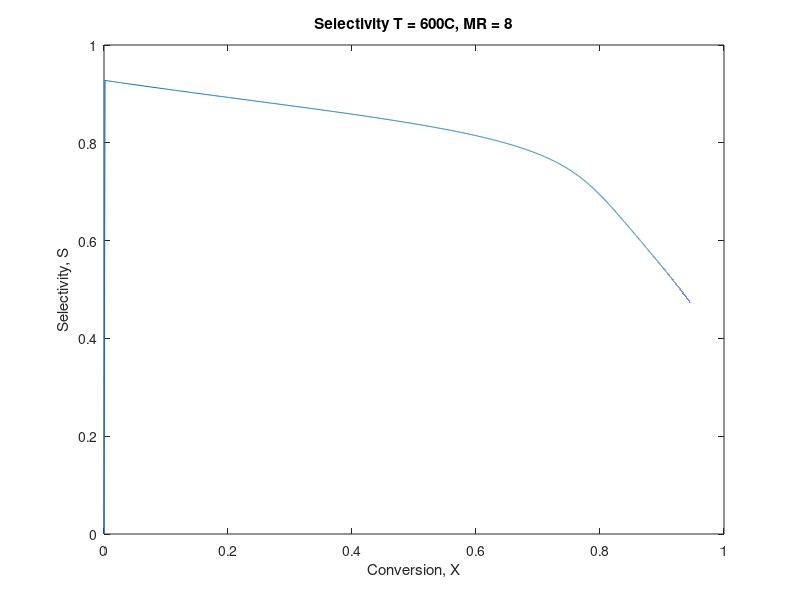
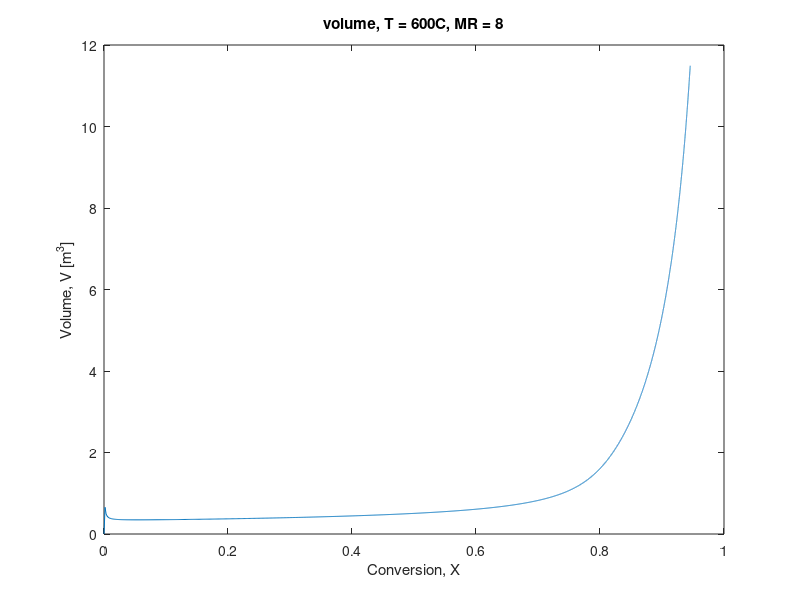

Here is the MATLAB script that generated these plots, in order: (Note: this script raises an error after producing the figures.)
clear;
clc;
close all;

% DESCRIPTION -------------------------------------------
% This script is the mainbody of our PFR code. 
% Specifically calculates selectivity vs conversion for PFR reactor
% Then calls functions to calculate volumetric flowrates, tau, molar
% fractions, and economic analysis

% NOTE: most values are outputted in arrays
% -------------------------------------------------------

% ABBREVIATIONS of SPECIES ------------------------------
% ethylbenzene -> eB 
% styrene -> St 
% benzene -> B 
% toulene -> T 
% ethylene -> eN 
% hydrogen -> H2 
% methane -> Me 
% water-> H20
% -------------------------------------------------------

global T MR r R Peb0 Ptot

% Temperature of reactor
T = 600+273; % [kelvin]

% Molar Ratio
MR = 8;   % [steam/feed]

% Gas constants
r = 1.987; % cal/mol K
R = 8.314 * 10^-5; % [m3 bar/K mol]

% Pressure of reactor
Ptot = 2.02; % [bar]

% Initial eb pressure
Peb0 = 1/(1+MR)* Ptot ;

% Initial guess for our inlet
Feb=6; 
Fsteam=Feb*MR*Ptot;

% Density
rho = Ptot/R/T;

% -------------------------------------------------------

%%
global k1 kn1 k2 k3

% Rate constants
k1 = 1.177 * 10^8 * exp(-21708/r/T) ;
kn1 = 20.965 * exp(7804/r/T);
k2 = 9.206 * 10^12 * exp(-45675/r/T) ;
k3 = 4.724 * 10^7 * exp(-18857/r/T) ;

MW_st = 104; % Molecular weight [g/mol]
Pst = 100 * 10^6 / MW_st * 1000; % Product of styrene [mol/yr]
hr_per_yr = 8400; % [hr/yr]
s_per_hr = 3600;

N = 100 ;

% Concentrations of species
Ceb = zeros(N,1);
Cst = Ceb; % mol/m^3
Ch2 = Ceb; % mol/m^3
Cb=Ceb;
Ct=Ceb;
X = Ceb;
s = Ceb;

% Flows in and out
Fin = Ceb;
Fin_tot = Ceb;

q = Ceb;
V = Ceb;


Ceb(1) = (1/(1+MR)) * rho;

% time constant
delta_Tau = 0.00005;

for n = 2:10000
    % CALCULATING CONCENTRATIONS OF EB , ST , H2 ---------------
    Ceb(n) = Ceb(n-1) + delta_Tau * (kn1*R*R*T*T*Cst(n-1)*Ch2(n-1) - k1*R*T*Ceb(n-1) - k2*R*T*Ceb(n-1) - k3*R*R*T*T*Ceb(n-1)*Ch2(n-1));
    Cst(n) = Cst(n-1) + delta_Tau * (k1*R*T*Ceb(n-1) - kn1*R*R*T*T*Cst(n-1)*Ch2(n-1));
    Ch2(n) = Ch2(n-1) + delta_Tau * (k1*R*T*Ceb(n-1) - k3*R*R*T*T*Ceb(n-1)*Ch2(n-1) - kn1*R*R*T*T*Cst(n-1)*Ch2(n-1));
    Cb (n) = Cb (n-1) + delta_Tau * (k2*R*T*Ceb(n-1));
    Ct (n) = Ct (n-1) + delta_Tau * (k3*R*R*T*T*Ceb(n-1)*Ch2(n-1));
    
    % calculating conversion of eB
    X(n) = (Ceb(1) - Ceb(n))./Ceb(1);
    % calculating selectivity of styrene
    s(n,1) = Cst(n)./(Ceb(1) - Ceb(n));
    sb(n,1)= Cb(n)./ (Ceb(1) - Ceb(n));
    st(n,1)= Ct(n)./ (Ceb(1) - Ceb(n));
    % inlet flowrate
    Fin(n) = Pst./X(n)./s(n) / hr_per_yr;   % mol/hr
    
    % total flowrate
    Fin_tot(n) = Fin(n) * (1 + MR);            % mol/hr
    
    % volumetric flowrate
    q(n) = Fin_tot(n) / rho; % m3/hr
    % volume of reactor in m^3
    V(n) = delta_Tau / s_per_hr * n * q(n);
    %%
    % CALCULATING SELECTIVITIES OF ALL RXNS -------------------
    
    % For the matrix:
    % selectivity of rxn 1 -> 1
    % selectivity of rxn 2 -> 2 (benzene and ethylene)
    % selectivity of rxn 3 -> 3 (toluene and methane)
    
    
end
s_123 = [s sb st];
% FIGURE: SELECTIVITY VS CONVERSION
figure
plot(X,s)
xlabel('Conversion, X')
ylabel('Selectivity, S')
title('Selectivity T = 600C, MR = 8')

% FIGURE: VOLUME vs CONVERSION
figure
plot(X,V)
xlabel('Conversion, X')
ylabel('Volume, V [m^3]')
title('volume, T = 600C, MR = 8')



%%
% ---------------------------------------------------------

% CALCULATING ECONOMIC POTENTIAL --------------------------
% Inputs selectivity, molar ratio, and conversion
% Outputs economic potential (EP), economic potential if all byproducts
% sold as fuel  (EP_fuel), and working capital (WC)


[EP,EPF,WC, priceeb, pricest, priceby] = EP_PFR_FINAL_vector(s_123,MR,X);

% ---------------------------------------------------------

% ECONOMIC ANALYSIS ---------------------------------------
% Inputs V, WC, EP, X
% Outputs ROI_BT, TCI, NPVs, etc
tic
[H_E,ROI_BT, reac, V_ft, D_fact, WC_CF, PO_CF , TCI, H, D, FC,TI, SU, WC, Profit_BT, Profit_AT, C_F, Cashflow_d, Bond_Fin, D_CF, NPV_0, NPV_proj,NPV_percent,Depreciation] = conceptual_econ_new(V, WC, EP,X);

time=toc;
% ---------------------------------------------------------
%%
% FIGURE 1: s vs X
% Plots all the different MRs in one plot
figure
plot(X,s,'b-','LineWidth',2)
xlabel('Conversion, X','FontSize',26)
ylabel('Selectivity, S','FontSize',26)
axis([0 1 0 1])
title('PFR; S vs X;  T = 793k')
legend('MR=8','FontSize',20)
set(gca,'FontSize',26)
line([0.75 0.75], ylim,'Color','r','LineStyle','--','LineWidth',2);


% FIGURE 2: V vs X
% Plots volume against conversion
figure
plot(X,V,'b-','LineWidth',2)
xlabel('Conversion, X','FontSize',26)
ylabel('Volume (m^3)','FontSize',26)
% axis([0 1 0 10])
title('PFR; V vs X;  T = 600C')
legend('MR=8','FontSize',20)
line([0.75 0.75], ylim,'Color','r','LineStyle','--','LineWidth',2);

set(gca,'FontSize',26)

%FIGURE 3: EP vs V
%Plots all the economic potentials against corresponding volumes
figure
	plot(V,EP,'b-','LineWidth',2)
        axis([0 2 0 3*10^7])
        ylabel('EP  [$/yr]','FontSize',26)
        xlabel('Volume [m^3]','FontSize',26)
        set(gca,'FontSize',26)




% FIGURE 4: NPV_proj vs X and TCI vs X
% Plots NPV_proj versus conversion and TCi versus conversion
figure
plot(X,NPV_proj,'g-',X,TCI,'b-','LineWidth',3);
legend('Net Present Value','Total Capital Investment') % label left y-axis
ylabel('Dollars [$]')
xlabel('Conversion, X','FontSize',26)
axis([0 0.9 0 10*10^7])
set(gca,'FontSize',26)
line([0.75 0.75], ylim,'Color','r','LineStyle','--','LineWidth',2);


% FIGURE 5: NPV_percent vs X and ROI_BT vs X
% Plots NPV_percent versus conversion and ROI_BT versus conversion



figure
plot(X,NPV_percent,'g-',X,ROI_BT*100,'b-','LineWidth',3);
ylabel('Percent per Year [%/yr]')
legend('Net Present Value' ,'Return on Investment') % label left y-axis
xlabel('Conversion, X','FontSize',26)
axis([0 0.9 0 35])
set(gca,'FontSize',26)
line([0.75 0.75], ylim,'Color','r','LineStyle','--','LineWidth',2);


figure
	plot(s,EP,'b-','LineWidth',2)
        axis([0 1 0 10*10^7])
        ylabel('EP  [$/yr]','FontSize',26)
        xlabel('Selectivity, S','FontSize',26)
        line([0.75 0.75], ylim,'Color','r','LineStyle','--','LineWidth',2);

        set(gca,'FontSize',26)
